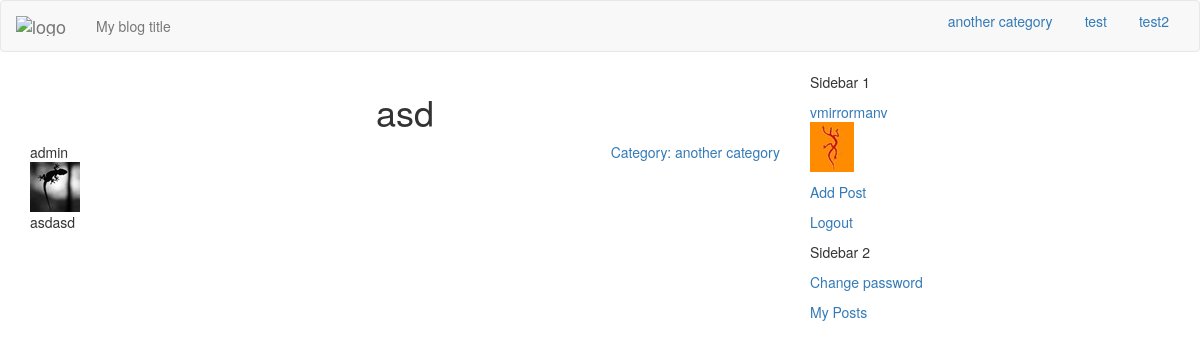
/another-category/asd-26/ (signed in), run on the app's committed database.
### blog/models.py (models this page shows, shortened)
class Category(models.Model):
    index_together = [
    ["id","name", "order", "slug"],
    ]
    name = models.CharField(max_length=30, unique=True)
    description = models.TextField(max_length=250)
    slug = models.SlugField("URL",blank=True, max_length=150)
    order = models.SmallIntegerField(blank=True, default=1)
    def __str__(self):
        return self.name
    @classmethod
    def list(self):
        cat_list = self.objects.all().only("name","order")\
            .order_by('order','name')
        return cat_list

class myUser(AbstractBaseUser):
    index_together = [
    ["id", "username", "avatar"],
    ]
    username = models.CharField("Username", max_length=30,
                                blank=False,
                                unique=True)
    avatar = ProcessedImageField(upload_to='avatars',
                                 processors=[ResizeToFit(50, 50)],
                                 format='JPEG',
                                 options={'quality': 90}, blank=True)
    email = models.EmailField(unique=True, blank=False)
    is_active = models.BooleanField("Is active", default=True)
    is_it_staff = models.BooleanField("Is stuff", default=False)
    is_it_superuser = models.BooleanField("Is admin", default=False)
    moderated = models.BooleanField("Moderated", default=True)
    last_login = models.DateTimeField(auto_now=True)
    date_joined = models.DateTimeField(auto_now_add=True)
    REQUIRED_FIELDS = ['email',]
    USERNAME_FIELD = 'username'
    objects = MyUserManager()
    def get_avatar(self):
        return mark_safe('<img src="%s" class ="img-responsive"/>'\
                         % (self.avatar.url))
    get_avatar.short_description = 'Current avatar'
    def __str__(self):
        return self.username.lower()

class Post(models.Model):
    index_together = [
    ["title", "description", "post_thumbnail", "author", "category",
     "url", "published", "status"],
    ]
    title = models.CharField(max_length=150)
    description = RichTextField(max_length = 500, config_name = "description",
                                blank=True)
    text = models.TextField()
    today = datetime.date.today()
    post_image = models.ImageField(upload_to =
                        str(today.year)+'/'
                        +str(today.month)+'/'+str(today.day)+'/', blank=True)
    post_image.short_description = 'Image'
    post_thumbnail = ImageSpecField(source='post_image',
                                processors=[ResizeToFit(640, 480)],
                                format='JPEG',
                                options={'quality': 85})
    def get_image(self):
        return mark_safe('<img src="%s" class ="img-responsive center-block"/>'\
                         % (self.post_thumbnail.url))
    get_image.short_description = 'Thumbnail'
    created = models.DateTimeField(auto_now_add=True)
    edited = models.DateTimeField(auto_now=True)
    published = models.DateTimeField(default=timezone.now)
    author = models.ForeignKey(settings.AUTH_USER_MODEL,
                               default = 1,
                               on_delete=models.SET_DEFAULT) ###
    category = models.ForeignKey('Category')
    tags = models.ManyToManyField('Tag',
                                        related_name='posts',
                                        related_query_name='tag',
                                        blank=True)
    url = models.SlugField(blank=True)
    STATUS = (
                ("D", "Draft"),
                ("P","Published"),
    )
    status = models.CharField(max_length=1, choices=STATUS, default="D")
    ordering = ('-published',)
    def get_category(self):
        return slugify(self.category)

### blog/views.py (the view)
def single_post(request, category, title, id):
    post = Post.objects.select_related("author", "category")\
        .prefetch_related('tags').get(pk=id)
    return render(request, 'single.html',
                  {'post': post,
                  'cat_list': Category.list()})

### blog/authentication.py (called while the page is built)
    def get_user(self, user_id):
        try:
            return User.objects.get(pk=user_id)
        except User.DoesNotExist:
            return None

### templates/single.html (shortened to what this page needs)
{% extends "index.html" %}
{% block content %}
{% autoescape off %}
<h1 class="text-center post-title">{{ post.title }}</h1>
<div class="post-author pull-left">
  <div class="author-name">
    {{ post.author }}
  </div>
  <div class="author-avatar">
    {% if post.author.avatar %}
    {{ post.author.get_avatar }}
    {% else %}
    <img src="/static/img/avatar.jpg" class ="img-avatar"/>
    {% endif %}
  </div>
</div>
<div class="post_category pull-right">
  <a href="{{ request.scheme }}://{{ request.get_host }}/{{ post.get_category }}"
    class="post-category">
    Category: {{ post.category }}</a>
</div>
<div class="clearfix"></div>
<div class="post-text">
  {{ post.text }}
</div>
{% endautoescape %}
{% endblock %}

### templates/index.html (shortened to what this page needs)
{% load staticfiles %}
<!DOCTYPE html>
<html>
<head>
<link rel="stylesheet" href="/static/css/backtotop.css" type="text/css">
<link rel="stylesheet" href="/static/css/bootstrap.min.css" type="text/css" />
<link rel="stylesheet" href="/static/css/custom.css" type="text/css" />
</head>
<body>
  <div class="navbar navbar-default">
    <div class="container-fluid">
      <div class="navbar-header">
        <a class="navbar-brand ajax-menu" url=""
        href="/">
          <img alt="logo" src="#" /></a>
        <p class="navbar-text">
          My blog title
        </p>
      </div>
      <ul class="nav nav-pills pull-right">
        {% for cat in cat_list %}
          {% if category and cat|slugify == category %}
            <li role="presentation" class="active">
            <a href="{{ request.scheme }}://{{ request.get_host }}/{{ cat|slugify }}"
             url = "{{cat|slugify}}" class="ajax-menu menu" id="{{cat|slugify}}">
              {{ cat }}</a></li>
          {% else %}
            <li role="presentation">
            <a href="{{ request.scheme }}://{{ request.get_host }}/{{ cat|slugify }}"
            url = "{{cat|slugify}}"  class="ajax-menu menu" id="{{cat|slugify}}">
              {{ cat }}</a></li>
          {% endif %}
        {% endfor %}
      </ul>
    </div>
  </div>
<div class="container">
<div class="row">
  <div class="col-md-4 pull-right sidebar">
    <div class="sidebar1">
      <p>
        Sidebar 1<br />
      {% if user.is_authenticated %}
        <p><a href="{% url 'dashboard' %}" single_page
          url = "dashboard" class="ajax-menu">
          {{ user.username }}
                              {% if user.avatar %}
                              {{ user.get_avatar}}
                              {% endif %}</a></p>
        <p><a href="{% url 'add_post' %}" single_page
          url = "add-post" class="ajax-menu">Add Post</a></p>
        <p><a href="{% url 'logout' %}">Logout</a></p>
      {% else %}
        <p><a href="{% url 'signup' %}">Register</a></p>
        <p><a href="{% url 'login' %}">Login</a></p>
      {% endif %}
      </p>
    </div>
    <div class="sidebar2">
      <p>
        Sidebar 2<br />
        <p><a href="{% url 'password_change' %}">Change password</a></p>
        <p><a href="{% url 'my_posts' %}">My Posts</a></p>
      </p>
    </div>
  </div>
<div class="col-md-8 main">
<div class="content">
  <div class="posts">
  {% block content %}
  {% endblock %}
  </div>
</div>
</div>
</div>
</div>
</body>
</html>

### data on the page
Category: name "another category"
Category: name "test"
Category: name "test2"
myUser: username "vmirrormanv", get_avatar (picture)
Post: title "asd", author "admin", author.get_avatar (picture), category "another category", text "asdasd"
